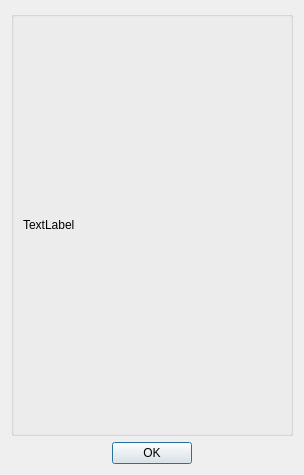
<?xml version="1.0" encoding="UTF-8"?>
<ui version="4.0">
 <class>Dialog</class>
 <widget class="QDialog" name="Dialog">
  <property name="geometry">
   <rect>
    <x>0</x>
    <y>0</y>
    <width>304</width>
    <height>475</height>
   </rect>
  </property>
  <property name="windowTitle">
   <string>Dialog</string>
  </property>
  <layout class="QGridLayout" name="gridLayout">
   <item row="0" column="0">
    <layout class="QVBoxLayout" name="verticalLayout">
     <item>
      <widget class="QGroupBox" name="groupBox">
       <property name="title">
        <string/>
       </property>
       <layout class="QGridLayout" name="gridLayout_2">
        <item row="0" column="0">
         <widget class="QLabel" name="label">
          <property name="text">
           <string>TextLabel</string>
          </property>
         </widget>
        </item>
       </layout>
      </widget>
     </item>
     <item>
      <widget class="QDialogButtonBox" name="acceptBox">
       <property name="orientation">
        <enum>Qt::Orientation::Horizontal</enum>
       </property>
       <property name="standardButtons">
        <set>QDialogButtonBox::StandardButton::Ok</set>
       </property>
       <property name="centerButtons">
        <bool>true</bool>
       </property>
      </widget>
     </item>
    </layout>
   </item>
  </layout>
 </widget>
 <resources/>
 <connections>
  <connection>
   <sender>acceptBox</sender>
   <signal>accepted()</signal>
   <receiver>Dialog</receiver>
   <slot>accept()</slot>
   <hints>
    <hint type="sourcelabel">
     <x>248</x>
     <y>254</y>
    </hint>
    <hint type="destinationlabel">
     <x>157</x>
     <y>274</y>
    </hint>
   </hints>
  </connection>
  <connection>
   <sender>acceptBox</sender>
   <signal>rejected()</signal>
   <receiver>Dialog</receiver>
   <slot>reject()</slot>
   <hints>
    <hint type="sourcelabel">
     <x>316</x>
     <y>260</y>
    </hint>
    <hint type="destinationlabel">
     <x>286</x>
     <y>274</y>
    </hint>
   </hints>
  </connection>
 </connections>
</ui>
